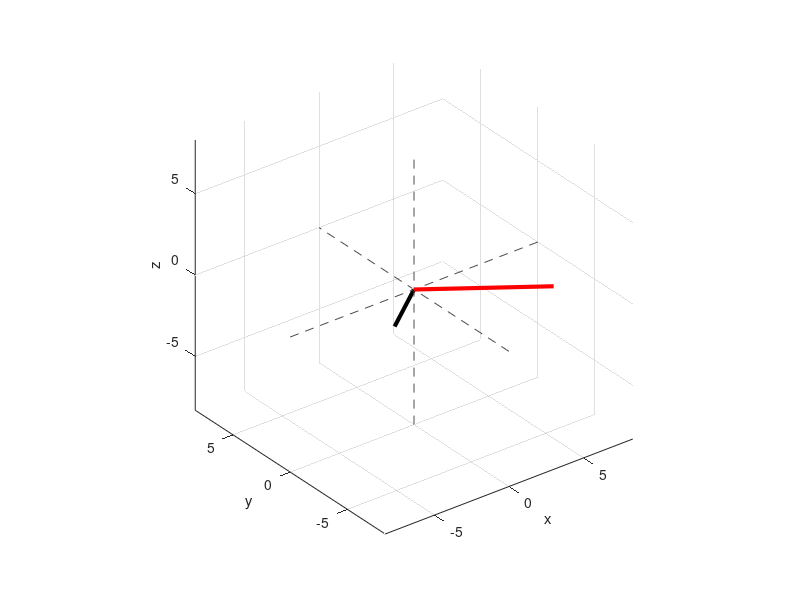

This chart was generated by the following MATLAB code:
%%Creating and plotting vectors in 3D

v3a=[1,3,-4];
v3b=round(randn(1,3)*5);% floor() or ceil() could be used in place of round.

figure(2),clf

%plot vector 

plot3([0 v3a(1)],[0 v3a(2)],[0 v3a(3)],'k','linew',3);
hold on
plot3([0 v3b(1)],[0 v3b(2)],[0 v3b(3)],'r','linew',3);

%set square axes

axlims=max([norm(v3a) norm(v3b)]);
set(gca,'xlim',[-1 1]*axlims,'ylim',[-1 1]*axlims,'zlim',[-1 1]*axlims)
grid on
axis square

%plot 0-lines
h1=plot3(get(gca,'xlim'),[0 0],[0,0],'r--');
h2=plot3([0 0],get(gca,'ylim'),[0 0],'b--');
h3=plot3([0 0],[0 0],get(gca,'zlim'),'g--');
set([h1 h2 h3],'color',[1 1 1]*0.3);
rotate3d on

%axis labels
xlabel('x'),ylabel('y'),zlabel('z');









